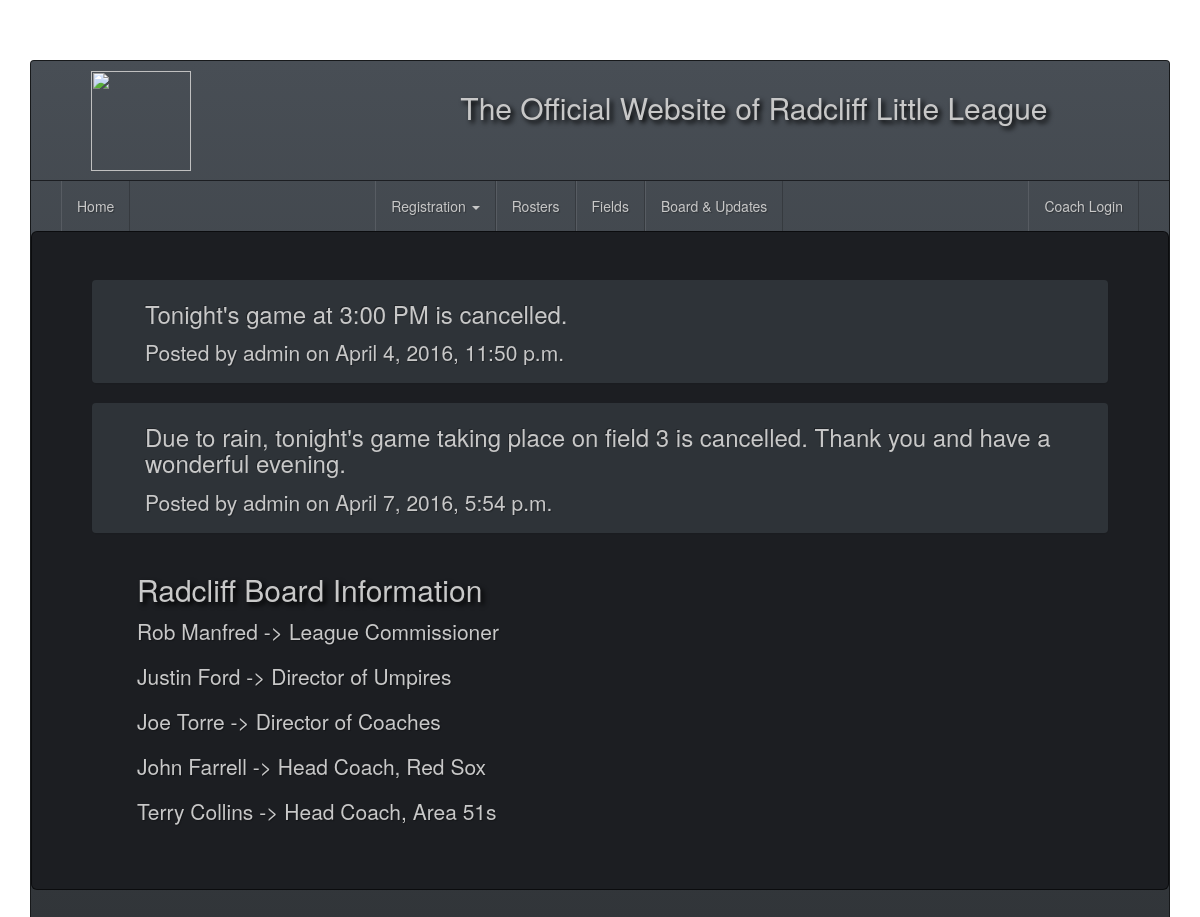
The page /league/ on the database its author committed.
### core/models.py (models this page shows, shortened)
class Update(models.Model):
    title = models.CharField(max_length=300)
    description = models.TextField(null=True, blank=True)
    created_at = models.DateTimeField(auto_now_add=True)
    user = models.ForeignKey(User)

### core/views.py (the view)
# urls.py: url(r'^league/$', UpdateList.as_view(), name='update_list'),
class UpdateList(ListView):
    model = Update
    template_name = "update/update_list.html"
    def get_context_data(self, **kwargs):
        context = super(UpdateList, self).get_context_data(**kwargs)
        update_list = Update.objects.all()[:2]
        context['update_list'] = update_list
        return context

### templates/update/update_list.html
{% extends 'base.html' %}
{% block content %}
<div class="jumbotron">
        {% for update in update_list %}
    <div class="panel">
        <h3>{{ update.description }}</h3>
        <p>Posted by {{ update.user.username }} on {{ update.created_at }}</p>
    </div>
    {% endfor %}
    <div class="row">
        <h2>Radcliff Board Information</h2>
        <p>Rob Manfred -> League Commissioner</p>
        <p>Justin Ford -> Director of Umpires</p>
        <p>Joe Torre -> Director of Coaches</p>
        <p>John Farrell -> Head Coach, Red Sox</p>
        <p>Terry Collins -> Head Coach, Area 51s</p>
    </div>
</div>
{% endblock %}

### static/css/base.css (style rules this page uses)
body { padding-top: 60px; background: url('http://wallbackhd.com/wp-content/uploads/2016/02/Baseball-Wallpaper.jpg'); background-repeat: no-repeat; background-position: center center; background-attachment: fixed; }
h2 { text-shadow: 3px 3px 5px #000000; }
.row { padding-left: 60px; }
.panel { padding-left: 52px; }

### rows shown on the page
Update: description "Tonight's game at 3:00 PM is cancelled.", user.username "admin", created_at "April 4, 2016, 11:50 p.m."
Update: description "Due to rain, tonight's game taking place on field 3 is cancelled. Thank you and have a wonderful evening.", user.username "admin", created_at "April 7, 2016, 5:54 p.m."
